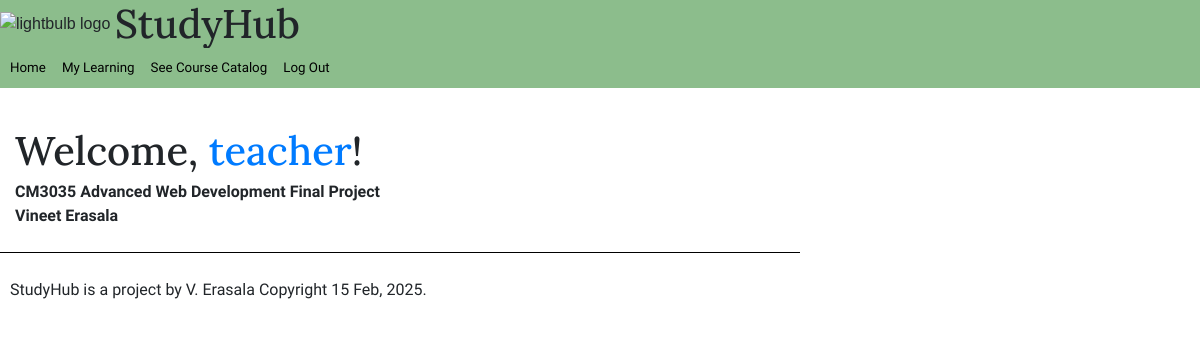
The page / (signed in) on the database as committed earlier.
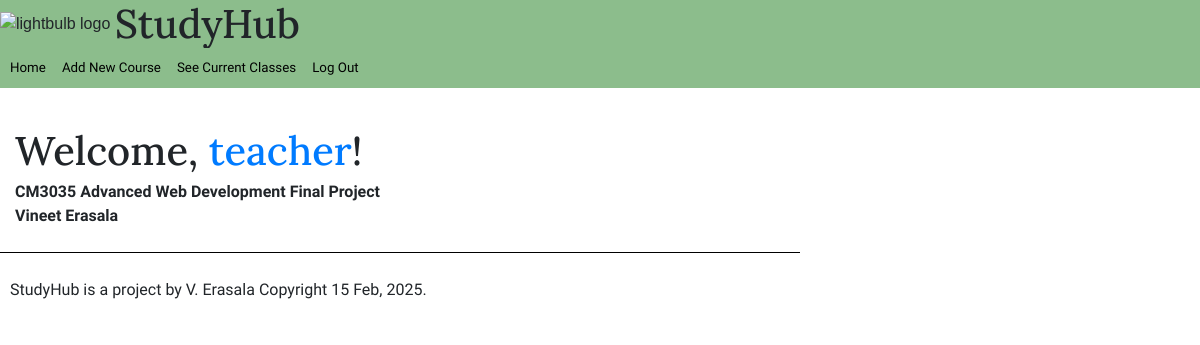
The same page on the database as committed later.
### study_hub/views.py (the view)
# urls.py: path('', views.index, name='index'),
def index(request):
    return render(request, 'study_hub/index.html')

### study_hub/templatetags/my_tags.py (called while the page is built)
@register.simple_tag
def todays_date():
    return datetime.datetime.now().strftime("%d %b, %Y")

### study_hub/templates/study_hub/index.html
{% extends "./base.html" %}
{% block content %}
    <br />
    {% if user.is_authenticated %}
    <h1>
       Welcome, <a href="{% url 'user_profile' user.username %}"> {{ user.username }}</a>!
    </h1>
    {% endif %}
    <b>CM3035 Advanced Web Development Final Project</b><br>
    <b>Vineet Erasala</b>
    <br><br>
{% endblock %}

Rows that differ between the two databases and show on the page:
changed User "teacher": is_teacher False → True (drawn)
Other text that changed with them:
text no longer shown: "My Learning See Course Catalog"
text now shown: "Add New Course See Current Classes"
